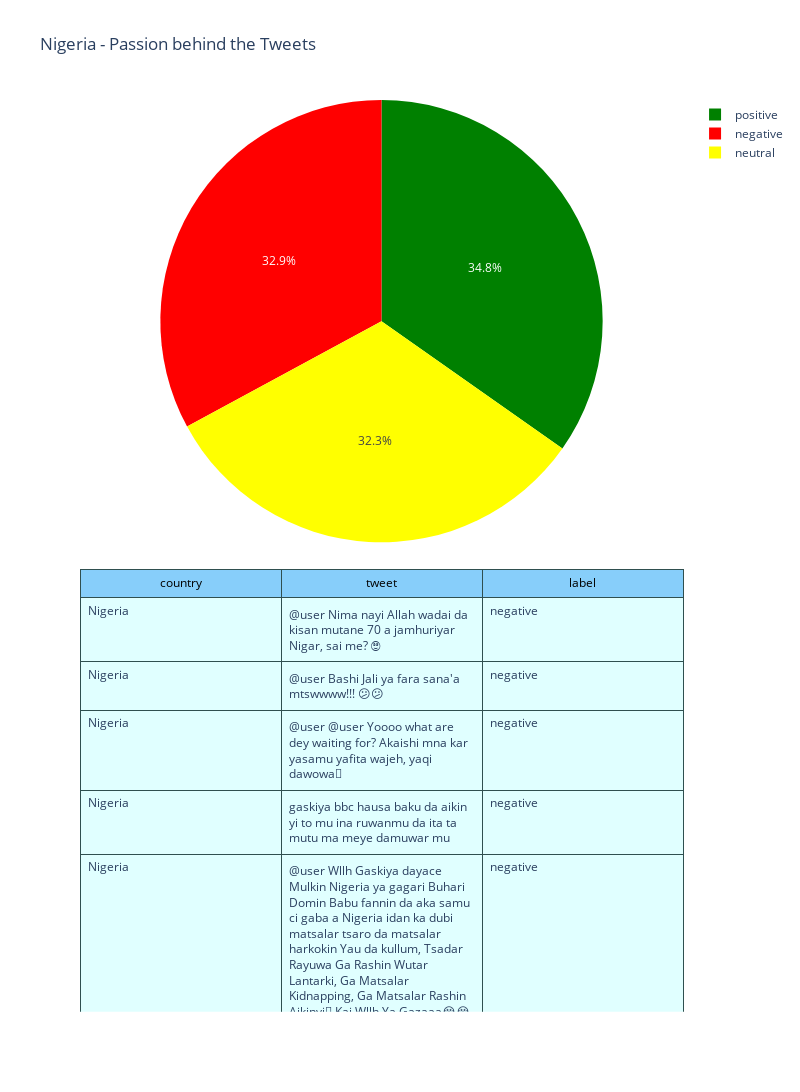

Notebook code cell kept with this figure:
### Code cell
from plotly.subplots import make_subplots
fig = make_subplots(
    rows=2, cols=1,
    shared_xaxes=True,
    vertical_spacing=0.03,
    specs=[[{"type": "domain"}],
           [{"type": "table"}]]
)

fig.add_trace(go.Pie(labels=df_sentiment_combined.loc[df_sentiment_combined.country =="Nigeria"].label, values=df_sentiment_combined.loc[df_sentiment_combined.country =="Nigeria"].totals,
                 marker_colors = df_sentiment_combined.loc[df_sentiment_combined.country =="Nigeria"].label.map(map_dict))
                 , row=1, col=1)

fig.add_trace(go.Table(
  header=dict(
    values=["country","tweet","label"],
    line_color='darkslategray',
    fill_color='lightskyblue',
    align='center', font=dict(color='black', size=12)
  ),

  cells=dict(values=[df_language_combined.loc[df_language_combined.country =="Nigeria"].country,df_language_combined.loc[df_language_combined.country =="Nigeria"].tweet,df_language_combined.loc[df_language_combined.country =="Nigeria"].label], 
               line_color='darkslategray',
               fill_color='lightcyan',
               align='left'))
, row=2, col=1
)
fig.update_layout(width=800, height=1500, title_text="Nigeria - Passion behind the Tweets")
fig.show()

### Figure 1 — Plotly figure (JSON) as saved in the notebook; plotly's stock layout.template omitted (floating-point values rounded to 4 significant figures; data arrays with more than 128 entries replaced by an {"elided": "..."} marker saying what was removed)
{"data": [{"domain": {"x": [0, 1], "y": [0.515, 1]}, "labels": ["negative", "neutral", "positive", "negative", "neutral", "positive", "negative", "neutral", "positive", "negative", "neutral", "positive"], "marker": {"colors": ["red", "yellow", "green", "red", "yellow", "green", "red", "yellow", "green", "red", "yellow", "green"]}, "type": "pie", "values": [7226, 7597, 7329, 4013, 6940, 4762, 6380, 524, 3652, 3296, 5487, 6344]}, {"cells": {"align": "left", "fill": {"color": "lightcyan"}, "line": {"color": "darkslategray"}, "values": {"elided": "3x120 str values"}}, "domain": {"x": [0, 1], "y": [0, 0.485]}, "header": {"align": "center", "fill": {"color": "lightskyblue"}, "font": {"color": "black", "size": 12}, "line": {"color": "darkslategray"}, "values": ["country", "tweet", "label"]}, "type": "table"}], "layout": {"height": 1500, "title": {"text": "Nigeria - Passion behind the Tweets"}, "width": 800}}
